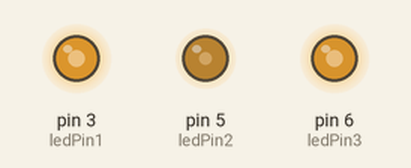
Recording of a sketch running on a simulated Arduino Uno, built with avr-gcc and run on an emulated ATmega328P. Shown: output pins drawn as LEDs (lit = HIGH). Random numbers use the default seed unless the sketch sets one.

Above: at 0.18 s.
At 5.08 s:
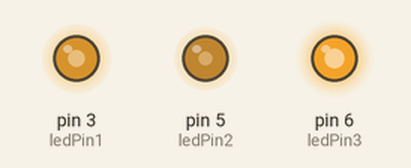
At 9.08 s:
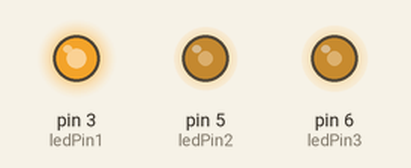
At 20.43 s:
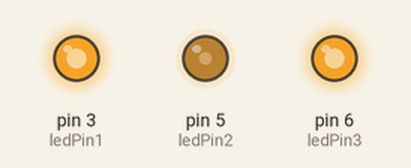
At 29.35 s:
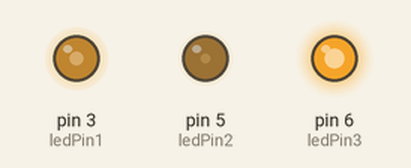
At 39.94 s:
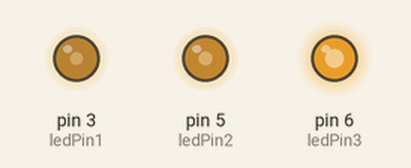
Timing chart, 0 to 40.0 s (numbered marks = the images above):
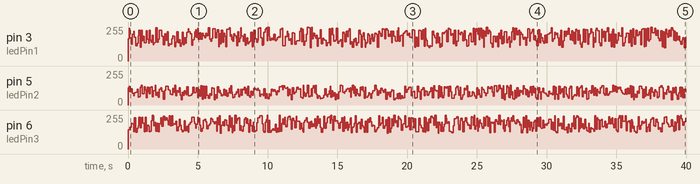

The sketch:

FuegoLEDs.ino
```cpp
// Pines PWM para los LEDs de la hoguera
const int ledPin1 = 3;
const int ledPin2 = 5;
const int ledPin3 = 6;

void setup() {
  pinMode(ledPin1, OUTPUT);
  pinMode(ledPin2, OUTPUT);
  pinMode(ledPin3, OUTPUT);
}

void loop() {
  // LED 1: Variación amplia de brillo para simular la llama principal
  analogWrite(ledPin1, random(100, 255));

  // LED 2: Mantener más bajo y con menos variación para simular el carbón/brasa
  analogWrite(ledPin2, random(40, 150));

  // LED 3: Destellos rápidos intermitentes
  analogWrite(ledPin3, random(120, 255));

  // Intervalo aleatorio corto entre cambios para un efecto dinámico
  delay(random(40, 110));
}
```
